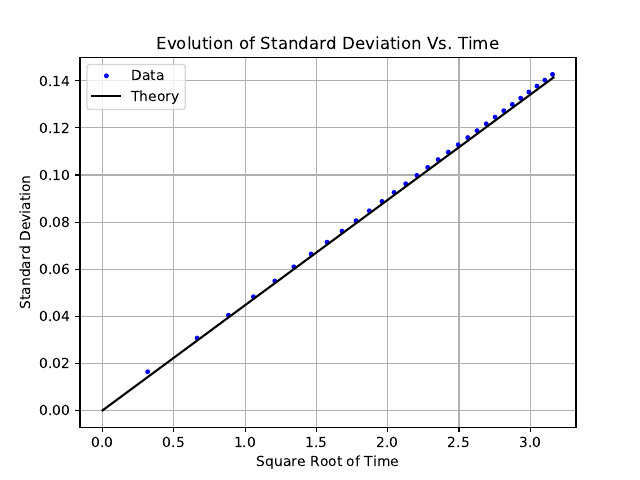

Recreate this plot in Python.
# Project 5: In this project, we will explore the 2-Dimensional Diffusion
# equation; where concentration of dye molecules in a square dish obeys the
# said equation. We know that the concentration is a function of 3 variables:
# space (x and y), and time. We will experiment with this setup and solve the
# equation numerically. Then we'll plot the concentrations at different times,
# create an animation showing the evolution of C(x,y,t), which is the Diffusion
# equation, as time increases showing the convergence. Also, I will find the
# sums of the number of particles at different times.

# Lastly, I will also experiment with the size of dt and see at which value the
# solution diverges, and how the aforementioned phenomena are affected.

# BONUS: I will be solving the Heat Equation at different temperatures, as well
# as the Method of Relaxation. Please see the script 'bonus.py' for a detailed
# description of the setups.

import numpy as np
import matplotlib.pyplot as plt
from scipy.optimize import curve_fit
import matplotlib.animation as animation

# constants
L = 1  # size of "box"
D = 1e-3
N = 100  # number of grid points in one-d

dt = 1e-2
dx = L/N

tmax = 1000  # max time
steps = int(tmax/dt)+1

animTime = np.arange(0, 100.1, 0.1)  # time interval of 0 to 100, steps of 0.1
# For the animation. There will be 1000 frames, which is what we want.

# choose some times to make plots:
# given in step numbers
plotsteps = np.array([0.001, 0.01, 0.1, 1, 10, 100, 1000])
plotsteps /= dt
plotsteps = plotsteps.astype(int)
# create initial conditions:
C = np.zeros((N, N))  # initial array of zeros

# Set particles in a blob in the center:
C[N//2, N//2] = 10  # central point (origin)
k = dt/dx/dx*D

isum = np.sum(C)  # initial sum

pcol = []  # empty list that I'll be appending to for the animation

fig1, ax1 = plt.subplots()  # here are the different figures for the plots
fig2, ax2 = plt.subplots()
fig3, ax3 = plt.subplots()

sumsteps = np.array([0, 0.1, 1, 10, 100])  # Will calculate the sums of C at
# these times.
sumsteps /= dt
sumsteps = sumsteps.astype(int)

esumm = []  # empty list to append the sums to.
times = []  # for sqrt(time)
stds = []  # for standard deviation

xvalues = np.linspace(0, 1, 100)  # x values for the gaussian function


def gauss(x, a, sigma):
    """
    This function will be used to find the best fit parameters for sigma, which
    are the standard deviations that I'll be plotting against Square Root of
    Time later on. Takes the x values as parameters, as well as the parameters
    that will be fitted and returned a value of; in this case, the amplitude a
    and sigma. Mean is simply L/2. Returns fit parameter a and sigma.
    """
    return a*np.exp(-(x-L/2)**2/(2*sigma**2))  # here L/2 is the mean


for i in range(steps):
    # Here I do all the points, except the boundaries. np.roll is effecient and
    # reduces the time taken when comparing to nested for loops.
    Cp_xLe = np.roll(C, -1, axis=0)  # roll left
    Cp_xRi = np.roll(C, 1, axis=0)  # roll right
    Cp_yUp = np.roll(C, 1, axis=1)  # roll up
    Cp_yDw = np.roll(C, -1, axis=1)  # roll down
    Cp_xnew = C + k*(Cp_xLe+Cp_xRi-2*C)
    Cp_new = Cp_xnew + k*(Cp_yUp+Cp_yDw-2*C)  # the 2D Diffusion equation

    # Take care of the boundaries here
    Cp_new[0, :] = Cp_new[1, :]  # first row, all columns
    Cp_new[-1, :] = Cp_new[-2, :]  # last row, all columns.
    Cp_new[:, 0] = Cp_new[:, 1]  # first column, all rows
    Cp_new[:, -1] = Cp_new[:, -2]  # last column, all rows

    # swap C and Cp_new so that they don't end up as the same array:
    C, Cp_new = Cp_new, C
    C_slice = C[:, 50]  # slice middle column for standard deviation fits

    if i in plotsteps:  # plots the concetration vs position
        ax1.plot(C[:, N//2], label="t = %g" % (i*dt))

    if i in sumsteps:  # calculates the sum at specified times
        esumm.append(np.sum(C))

    if (i*dt) <= 10:  # extracts standard deviation at specific times, which
        # will be plotted later.
        popt, pcov = curve_fit(gauss, xvalues[::3], C_slice[::3])
        times.append(np.sqrt(i*dt))  # appending to preassigned lists
        stds.append(abs(popt[1]))

    if i < len(animTime):  # 100s / 0.1 = 1000 frames.
        pcol.append((ax2.pcolormesh(C.copy(), cmap='jet'),))

esum = np.sum(C)
print("initial and final integrals of concentration:", isum, esum, "\n")
ax1.set_xlabel('Position')
ax1.set_ylabel('Concentration')
ax1.set_title('Concentration vs Position')
ax1.grid()
ax1.legend()
fig1.savefig('concentrations.pdf')

# =============================================================================

theory = np.linspace(0, 10, 1001)
theoryLine = np.sqrt(2*D*theory)  # theory function which we plot below

plt.plot(times[10::34], stds[10::34], 'bo', markersize=2.5, label='Data')
plt.plot(np.sqrt(theory), theoryLine, 'k-', label='Theory')

ax3.set_xlabel('Square Root of Time')
ax3.set_ylabel('Standard Deviation')
ax3.set_title('Evolution of Standard Deviation Vs. Time')
ax3.grid()
ax3.legend()
fig3.savefig('diffusion.pdf')

# =============================================================================

anim = animation.ArtistAnimation(fig2, pcol, interval=30, repeat=False)
ax2.set_xlabel('x(m)')
ax2.set_ylabel('y(m)')
ax2.set_title('Evolution of Diffusion Equation, C(x,y,t) from t=[0,100]s')
anim.save('converges.mp4')

# =============================================================================

f = open('totals.txt', 'w')  # opening and writing the sums to text file.
for i in range(len(esumm)):
	f.write('At t={}s, sum = {}\n'.format(sumsteps[i]*dt, esumm[i]))
f.close()

# The textfile 'diverges.txt' is attached.
